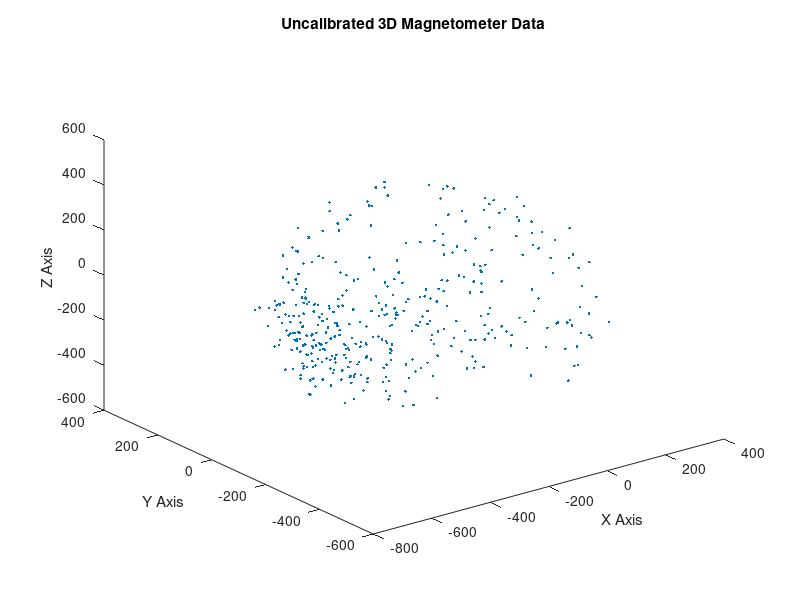
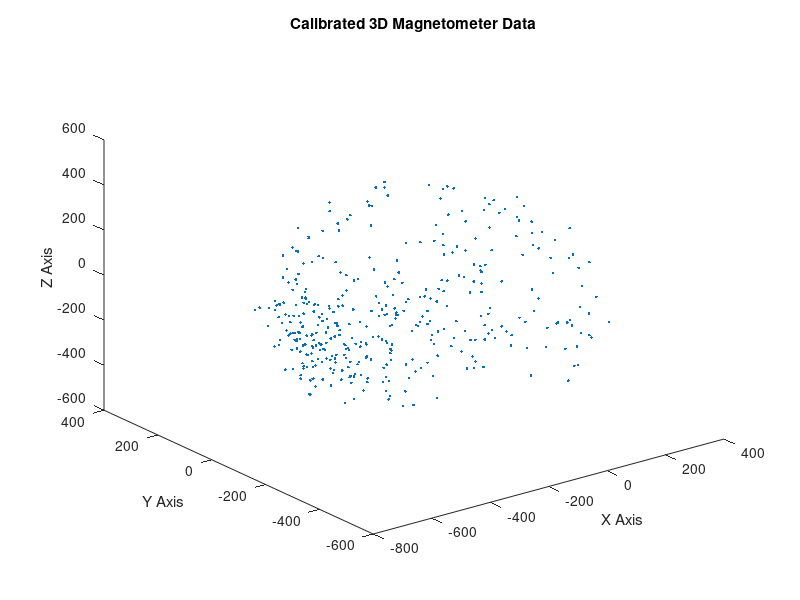

Reproduce these figures in MATLAB, in order.
close all;

%% Uncalibrated 3D Magnetometer Data
Array=csvread('MagUncal.csv');
col1 = Array(:, 1);
col2 = Array(:, 2);
col3 = Array(:, 3);

figure('Name','Uncalibrated 3D Magnetometer Data','NumberTitle','off');
plot3(col1,col2,col3, '.')
hold on;
title('Uncalibrated 3D Magnetometer Data')
xlabel('X Axis')
ylabel('Y Axis')
zlabel('Z Axis')
hold off;

MagnetometerArray=csvread('MagCal.csv');
col1 = Array(:, 1);
col2 = Array(:, 2);
col3 = Array(:, 3);

figure('Name','Magnetometer 3D Accelerometer Data','NumberTitle','off');
plot3(col1,col2,col3, '.')
hold on;
title('Calibrated 3D Magnetometer Data')
xlabel('X Axis')
ylabel('Y Axis')
zlabel('Z Axis')
hold off;